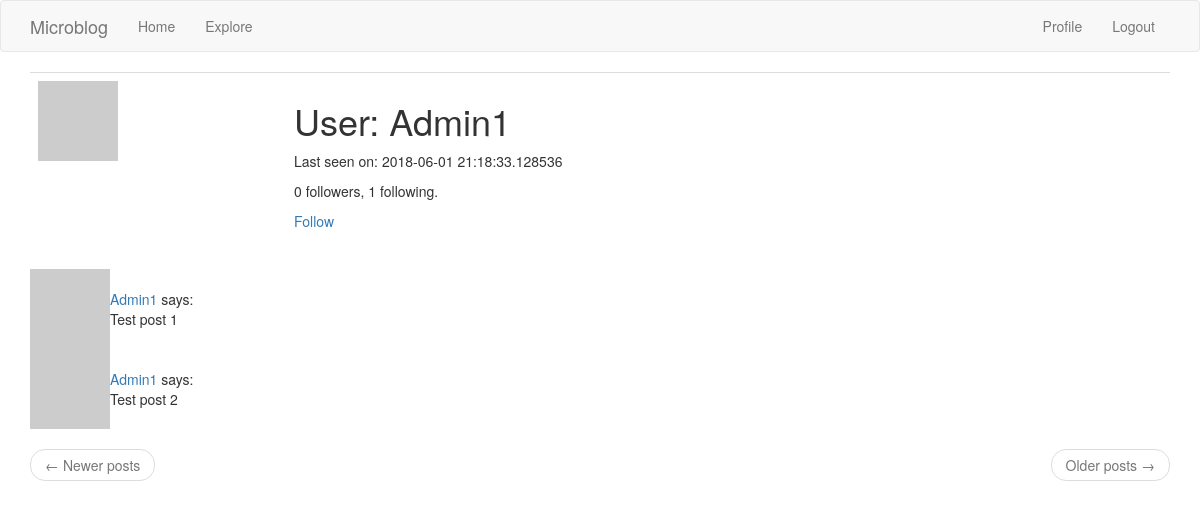
Page /user/Admin1 (signed in) on the committed database.
### app/models.py (models this page shows, shortened)
class User(UserMixin, db.Model):
    id = db.Column(db.Integer, primary_key=True)
    username = db.Column(db.String(64), index=True, unique=True)
    email = db.Column(db.String(120), index=True, unique=True)
    password_hash = db.Column(db.String(128))
    about_me = db.Column(db.String(140))
    last_seen = db.Column(db.DateTime, default=datetime.utcnow)
    posts = db.relationship('Post', backref='author', lazy='dynamic')
    followed = db.relationship(
        'User', secondary=followers,
        primaryjoin=(followers.c.follower_id == id),
        secondaryjoin=(followers.c.followed_id == id),
        backref=db.backref('followers', lazy='dynamic'), lazy='dynamic')
    def avatar(self, size):
        digest = md5(self.email.lower().encode('utf8')).hexdigest()
        return 'https://www.gravatar.com/avatar/{}?d=identicon&s={}'.format(
            digest, size)
    def is_following(self, user):
        return self.followed.filter(
            followers.c.followed_id == user.id).count() > 0

### app/routes.py (the view)
@app.route('/user/<username>')
@login_required
def user(username):
    user = User.query.filter_by(username=username).first_or_404()
    posts = [
        {'author':user, 'body':'Test post 1'},
        {'author':user, 'body':'Test post 2'}
    ]
    return render_template('user.html', user=user, posts=posts)

### app/models.py (called while the page is built)
@login.user_loader
def load_user(id):
    return User.query.get(int(id))

### app/routes.py (called while the page is built)
@app.before_request
def before_request():
    if current_user.is_authenticated:
        current_user.last_seen = datetime.utcnow()
        db.session.commit()

### app/templates/user.html (shortened to what this page needs)
{% extends "base.html" %}
{% block app_content %}
    <table class="table table-hover">
        <tr>
            <td width="256px"><img src="{{ user.avatar(256) }}"></td>
            <td>
                <h1>User: {{ user.username }}</h1>
                {% if user.last_seen %}<p>Last seen on: {{ user.last_seen }}</p>{% endif %}
                <p>{{ user.followers.count() }} followers, {{ user.followed.count() }} following.</p>
                {% if user == current_user %}
                <p><a href="{{ url_for('edit_profile') }}">Edit your profile</a></p>
                {% elif not current_user.is_following(user) %}
                <p><a href="{{ url_for('follow', username=user.username) }}">Follow</a></p>
                {% else %}
                <p><a href="{{ url_for('unfollow', username=user.username) }}">Unfollow</a></p>
                {% endif %}
            </td>
        </tr>
    </table>
    {% for post in posts %}
        {% include '_post.html' %}
    {% endfor %}
    <nav aria-label="...">
        <ul class="pager">
            <li class="previous{% if not prev_url %} disabled{% endif %}">
                <a href="{{ prev_url or '#' }}">
                    <span aria-hidden="true">&larr;</span> Newer posts
                </a>
            </li>
            <li class="next{% if not next_url %} disabled{% endif %}">
                <a href="{{ next_url or '#' }}">
                    Older posts <span aria-hidden="true">&rarr;</span>
                </a>
            </li>
        </ul>
    </nav>
{% endblock %}

### app/templates/_post.html
<table class="table-hover">
        <tr>
            <td width="70px">
                <a href="{{ url_for('user', username=post.author.username) }}">
                    <img src="{{ post.author.avatar(70) }}"/>
                </a>
            </td>
            <td>
                <a href="{{ url_for('user', username=post.author.username) }}">
                    {{ post.author.username }}
                </a>
                says:
                <br>
                {{ post.body }}
            </td>
        </tr>
</table>

### rows in the picture
User: username "Admin1", last_seen "2018-06-01 21:18:33.128536", author.username "Admin1" "Admin1"

### other values in the picture
{{ user.followers.count() }} "0"
{{ user.followed.count() }} "1"
{{ post.body }} "Test post 1" "Test post 2"
